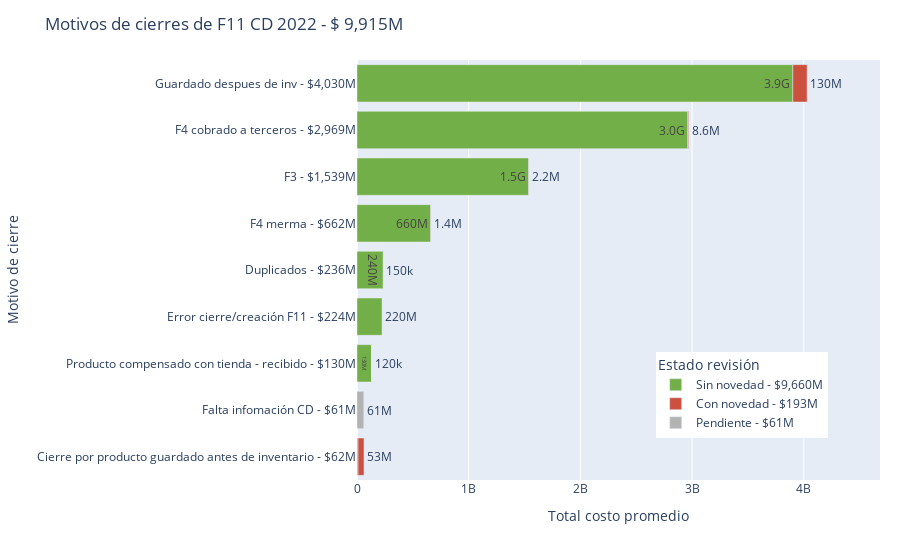

The notebook cell this image was saved under:
### Code cell
fig_con_total = px.bar(con_cd, orientation='h', y ='status_final', x='costo_total', color='rev', category_orders=co_cd, title= f"Motivos de cierres de F11 CD 2022 - $ {total_cd/1e6:,.0f}M", 
labels={ 'costo_total':'Total costo promedio', 'status_final':'Motivo de cierre', 'rev':'Estado revisión'}, text='costo_total',text_auto='.2s', 
color_discrete_sequence=[ 'rgb(115, 175, 72)','rgb(204, 80, 62)','rgb(179, 179, 179)' ] ) 
fig_con_total.update_layout(legend=dict(yanchor="bottom", y=0.1, xanchor="right", x=0.9))
fig_con_total.update_layout(margin_r=20, margin_t=60)
fig_con_total.update_xaxes(range = [0,con_cd['costo_total'].max() + con_cd['costo_total'].max() * 0.2], constrain = 'domain')
fig_con_total.write_image(f'output/{dt_string}_con_cd.svg',width=1000, height=400, engine='orca') # 820 , 350 
fig_con_total.show()

### Figure 1 — Plotly figure (JSON) as saved in the notebook; plotly's stock layout.template omitted (floating-point values rounded to 4 significant figures)
{"data": [{"alignmentgroup": "True", "hovertemplate": "Estado revisión=Sin novedad - $9,660M<br>Total costo promedio=%{text}<br>Motivo de cierre=%{y}<extra></extra>", "legendgroup": "Sin novedad - $9,660M", "marker": {"color": "rgb(115, 175, 72)", "pattern": {"shape": ""}}, "name": "Sin novedad - $9,660M", "offsetgroup": "Sin novedad - $9,660M", "orientation": "h", "showlegend": true, "text": [3902398252, 2960478982, 1537114678, 660713773, 235827197, 224371658, 129987381, 9522877], "textposition": "auto", "texttemplate": "%{x:.2s}", "type": "bar", "x": [3902398252, 2960478982, 1537114678, 660713773, 235827197, 224371658, 129987381, 9522877], "xaxis": "x", "y": ["Guardado despues de inv - $4,030M", "F4 cobrado a terceros - $2,969M", "F3 - $1,539M", "F4 merma - $662M", "Duplicados - $236M", "Error cierre/creación F11 - $224M", "Producto compensado con tienda - recibido - $130M", "Cierre por producto guardado antes de inventario - $62M"], "yaxis": "y"}, {"alignmentgroup": "True", "hovertemplate": "Estado revisión=Con novedad - $193M<br>Total costo promedio=%{text}<br>Motivo de cierre=%{y}<extra></extra>", "legendgroup": "Con novedad - $193M", "marker": {"color": "rgb(204, 80, 62)", "pattern": {"shape": ""}}, "name": "Con novedad - $193M", "offsetgroup": "Con novedad - $193M", "orientation": "h", "showlegend": true, "text": [127938182, 52958290, 8604494, 2182990, 1415323, 152815, 116319], "textposition": "auto", "texttemplate": "%{x:.2s}", "type": "bar", "x": [127938182, 52958290, 8604494, 2182990, 1415323, 152815, 116319], "xaxis": "x", "y": ["Guardado despues de inv - $4,030M", "Cierre por producto guardado antes de inventario - $62M", "F4 cobrado a terceros - $2,969M", "F3 - $1,539M", "F4 merma - $662M", "Duplicados - $236M", "Producto compensado con tienda - recibido - $130M"], "yaxis": "y"}, {"alignmentgroup": "True", "hovertemplate": "Estado revisión=Pendiente - $61M<br>Total costo promedio=%{text}<br>Motivo de cierre=%{y}<extra></extra>", "legendgroup": "Pendiente - $61M", "marker": {"color": "rgb(179, 179, 179)", "pattern": {"shape": ""}}, "name": "Pendiente - $61M", "offsetgroup": "Pendiente - $61M", "orientation": "h", "showlegend": true, "text": [60919318], "textposition": "auto", "texttemplate": "%{x:.2s}", "type": "bar", "x": [60919318], "xaxis": "x", "y": ["Falta infomación CD - $61M"], "yaxis": "y"}], "layout": {"barmode": "relative", "legend": {"title": {"text": "Estado revisión"}, "tracegroupgap": 0, "x": 0.9, "xanchor": "right", "y": 0.1, "yanchor": "bottom"}, "margin": {"r": 20, "t": 60}, "title": {"text": "Motivos de cierres de F11 CD 2022 - $ 9,915M"}, "xaxis": {"anchor": "y", "constrain": "domain", "domain": [0, 1], "range": [0, 4683000000.0], "title": {"text": "Total costo promedio"}}, "yaxis": {"anchor": "x", "categoryarray": ["Cierre por producto guardado antes de inventario - $62M", "Falta infomación CD - $61M", "Producto compensado con tienda - recibido - $130M", "Error cierre/creación F11 - $224M", "Duplicados - $236M", "F4 merma - $662M", "F3 - $1,539M", "F4 cobrado a terceros - $2,969M", "Guardado despues de inv - $4,030M"], "categoryorder": "array", "domain": [0, 1], "title": {"text": "Motivo de cierre"}}}}
